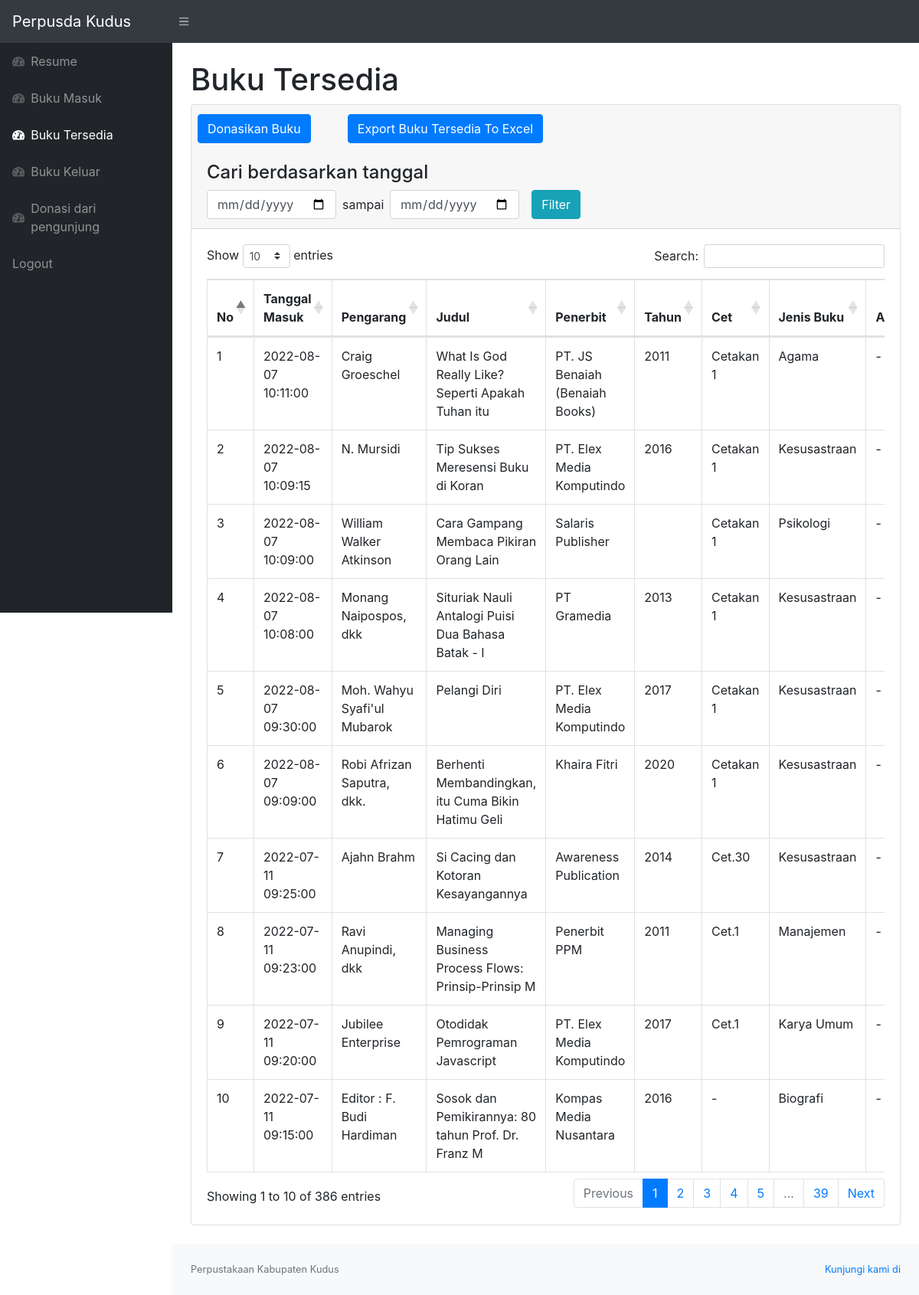
Page /tersedia.php (signed in) on the committed database.
### tables this page shows
CREATE TABLE `masuk` (
  `idmasuk` int(11) NOT NULL,
  `TanggalMasuk` datetime NOT NULL DEFAULT current_timestamp() ON UPDATE current_timestamp(),
  `idbuku` int(11) NOT NULL,
  `judulbuku` varchar(50) NOT NULL,
  `asal` varchar(50) NOT NULL
);

CREATE TABLE `buku` (
  `idbuku` int(11) NOT NULL,
  `judulbuku` varchar(200) NOT NULL,
  `pengarang` varchar(100) NOT NULL,
  `penerbit` varchar(50) NOT NULL,
  `tahun` varchar(20) NOT NULL,
  `cet` varchar(50) NOT NULL,
  `jenisbuku` varchar(50) NOT NULL,
  `updatejumlah` int(11) NOT NULL,
  `jumlahfull` int(11) NOT NULL,
  `keterangan` varchar(50) NOT NULL
);

### tersedia.php (the view, shortened to what this page needs)
<?php
require 'function.php';
?>
<!DOCTYPE html>
<html lang="en">
    <head>
        <link href="css/styles.css" rel="stylesheet" />
        <link href="https://cdn.datatables.net/1.10.20/css/dataTables.bootstrap4.min.css" rel="stylesheet" />
    </head>
    <body class="sb-nav-fixed">
        <nav class="sb-topnav navbar navbar-expand navbar-dark bg-dark">
            <a class="navbar-brand" href="indexadmin.php">Perpusda Kudus</a>
            <button class="btn btn-link btn-sm order-1 order-lg-0" id="sidebarToggle" href="#"><i class="fas fa-bars"></i></button>
        </nav>
        <div id="layoutSidenav">
            <div id="layoutSidenav_nav">
                <nav class="sb-sidenav accordion sb-sidenav-dark" id="sidenavAccordion">
                    <div class="sb-sidenav-menu">
                        <div class="nav">
                            <a class="nav-link" href="resumetotal.php">
                                <div class="sb-nav-link-icon"><i class="fas fa-tachometer-alt"></i></div>
                                Resume
                            </a>
                            <a class="nav-link" href="indexadmin.php">
                                <div class="sb-nav-link-icon"><i class="fas fa-tachometer-alt"></i></div>
                                Buku Masuk
                            </a>
                            <a class="nav-link" href="tersedia.php">
                                <div class="sb-nav-link-icon"><i class="fas fa-tachometer-alt"></i></div>
                                Buku Tersedia
                            </a>
                            <a class="nav-link" href="keluar.php">
                                <div class="sb-nav-link-icon"><i class="fas fa-tachometer-alt"></i></div>
                                Buku Keluar
                            </a>
                            <a class="nav-link" href="jumlahdonasi.php">
                                <div class="sb-nav-link-icon"><i class="fas fa-tachometer-alt"></i></div>
                                Donasi dari pengunjung
                            </a>
                            <a class="nav-link" href="logout.php" onclick="return confirm('want to LOGOUT?')" >
                                Logout
                            </a>
                        </div>
                    </div>
                </nav>
            </div>
            <div id="layoutSidenav_content">
                <main>
                    <div class="container-fluid">
                        <h1 class="mt-4">Buku Tersedia</h1>
                        <div class="card mb-4">
                            <div class="card-header">
                                <div class="row">
                                    <button type="button" class="btn btn-primary" data-toggle="modal" data-target="#myModal">
                                    Donasikan Buku
                                    </button>
                                    <button type="button" class="btn btn-primary ml-5" onclick="return confirm('Apakah anda ingin EXPORT Data Buku Tersedia ke excel?'), window.open('exporttersedia2excel.php')">
                                    Export Buku Tersedia To Excel
                                    </button>
                                </div>
                                <div class="row mt-4">
                                    <div class="col">
                                        <h4>Cari berdasarkan tanggal</h4>
                                        <form method="post" class="form-inline">
                                            <input type="date" name="tgl_mulai" class="form-control mr-2">
                                            sampai
                                            <input type="date" name="tgl_selesai" class="form-control ml-2">
                                            <button type="submit" name="filter_tgl" class="btn btn-info ml-3">Filter</button>
                                        </form>
                                    </div>
                                </div>
                            </div>
                            <div class="card-body">
                                <div class="table-responsive">
                                    <table class="table table-bordered" id="dataTable" width="100%" cellspacing="0">
                                        <thead>
                                            <tr>
                                                <th>No</th>
                                                <th>Tanggal Masuk</th>
                                                <th>Pengarang</th>
                                                <th>Judul</th>
                                                <th>Penerbit</th>
                                                <th>Tahun</th>
                                                <th>Cet</th>
                                                <th>Jenis Buku</th>
                                                <th>Asal</th>
                                            </tr>
                                        </thead>
                                        <tbody>
                                           <?php
                                            if (isset($_POST['filter_tgl'])) {
                                                $mulai = mysqli_real_escape_string($conn, $_POST['tgl_mulai']) ;
                                                $selesai = mysqli_real_escape_string($conn,  $_POST['tgl_selesai']);
                                                if ($mulai!=null || $selesai!=null) {
                                                    $query = mysqli_query($conn, "select * from buku, masuk where buku.idbuku=masuk.idbuku and TanggalMasuk BETWEEN
                                                '$mulai' and DATE_ADD('$selesai', INTERVAL 1 DAY) order by TanggalMasuk DESC");
                                                } else {
                                                    $query = mysqli_query($conn, "select * from buku, masuk where buku.idbuku=masuk.idbuku order by TanggalMasuk DESC");
                                                }
                                            } else {
                                                $query = mysqli_query($conn, "select * from buku, masuk where buku.idbuku=masuk.idbuku order by TanggalMasuk DESC");
                                            }
                                            $i =1;
                                            while ($data = mysqli_fetch_array($query)) {
                                                if ($data['updatejumlah']>0) {
                                                ?>
                                                <tr>
                                                <td><?= $i++; ?></td>
                                                <td><?= $data ['TanggalMasuk']; ?></td>
                                                <td><?= $data ['pengarang']; ?></td>
                                                <td><?= $data ['judulbuku']; ?></td>
                                                <td><?= $data ['penerbit']; ?></td>
                                                <td><?= $data ['tahun']; ?></td>
                                                <td><?= $data ['cet']; ?></td>
                                                <td><?= $data ['jenisbuku']; ?></td>
                                                <td><?= $data ['asal']; ?></td>
                                                </tr>
                                                <?php
                                                }
                                            }
                                        ?>
                                        </tbody>
                                    </table>
                                </div>
                            </div>
                        </div>
                    </div>
                </main>
                <footer class="py-4 bg-light mt-auto">
                    <div class="container-fluid">
                        <div class="d-flex align-items-center justify-content-between small">
                            <div class="text-muted">Perpustakaan Kabupaten Kudus</div>
                            <div>
                                <a href="#http://perpustakaan.kuduskab.go.id/">Kunjungi kami di</a>
                            </div>
                        </div>
                    </div>
                </footer>
            </div>
        </div>
    </body>
</html>

### rows in the picture
masuk: TanggalMasuk "2022-08-07 10:11:00", idbuku.pengarang "Craig Groeschel", judulbuku "What Is God Really Like? Seperti Apakah Tuhan itu", idbuku.penerbit "PT. JS Benaiah (Benaiah Books)", idbuku.tahun "2011", idbuku.cet "Cetakan 1", idbuku.jenisbuku "Agama", asal "-"
masuk: TanggalMasuk "2022-08-07 10:09:15", idbuku.pengarang "N. Mursidi", judulbuku "Tip Sukses Meresensi Buku di Koran", idbuku.penerbit "PT. Elex Media Komputindo", idbuku.tahun "2016", idbuku.cet "Cetakan 1", idbuku.jenisbuku "Kesusastraan", asal "-"
masuk: TanggalMasuk "2022-08-07 10:09:00", idbuku.pengarang "William Walker Atkinson", judulbuku "Cara Gampang Membaca Pikiran Orang Lain", idbuku.penerbit "Salaris Publisher", idbuku.cet "Cetakan 1", idbuku.jenisbuku "Psikologi", asal "-"
masuk: TanggalMasuk "2022-08-07 10:08:00", idbuku.pengarang "Monang Naipospos, dkk", judulbuku "Situriak Nauli Antalogi Puisi Dua Bahasa Batak - I", idbuku.penerbit "PT Gramedia", idbuku.tahun "2013", idbuku.cet "Cetakan 1", idbuku.jenisbuku "Kesusastraan", asal "-"
masuk: TanggalMasuk "2022-08-07 09:30:00", idbuku.pengarang "Moh. Wahyu Syafi'ul Mubarok", judulbuku "Pelangi Diri", idbuku.penerbit "PT. Elex Media Komputindo", idbuku.tahun "2017", idbuku.cet "Cetakan 1", idbuku.jenisbuku "Kesusastraan", asal "-"
masuk: TanggalMasuk "2022-08-07 09:09:00", idbuku.pengarang "Robi Afrizan Saputra, dkk.", judulbuku "Berhenti Membandingkan, itu Cuma Bikin Hatimu Geli", idbuku.penerbit "Khaira Fitri", idbuku.tahun "2020", idbuku.cet "Cetakan 1", idbuku.jenisbuku "Kesusastraan", asal "-"
masuk: TanggalMasuk "2022-07-11 09:25:00", idbuku.pengarang "Ajahn Brahm", judulbuku "Si Cacing dan Kotoran Kesayangannya", idbuku.penerbit "Awareness Publication", idbuku.tahun "2014", idbuku.cet "Cet.30", idbuku.jenisbuku "Kesusastraan", asal "-"
masuk: TanggalMasuk "2022-07-11 09:23:00", idbuku.pengarang "Ravi Anupindi, dkk", judulbuku "Managing Business Process Flows: Prinsip-Prinsip M", idbuku.penerbit "Penerbit PPM", idbuku.tahun "2011", idbuku.cet "Cet.1", idbuku.jenisbuku "Manajemen", asal "-"
masuk: TanggalMasuk "2022-07-11 09:20:00", idbuku.pengarang "Jubilee Enterprise", judulbuku "Otodidak Pemrograman Javascript", idbuku.penerbit "PT. Elex Media Komputindo", idbuku.tahun "2017", idbuku.cet "Cet.1", idbuku.jenisbuku "Karya Umum", asal "-"
masuk: TanggalMasuk "2022-07-11 09:15:00", idbuku.pengarang "Editor : F. Budi Hardiman", judulbuku "Sosok dan Pemikirannya: 80 tahun Prof. Dr. Franz M", idbuku.penerbit "Kompas Media Nusantara", idbuku.tahun "2016", idbuku.cet "-", idbuku.jenisbuku "Biografi", asal "-"
